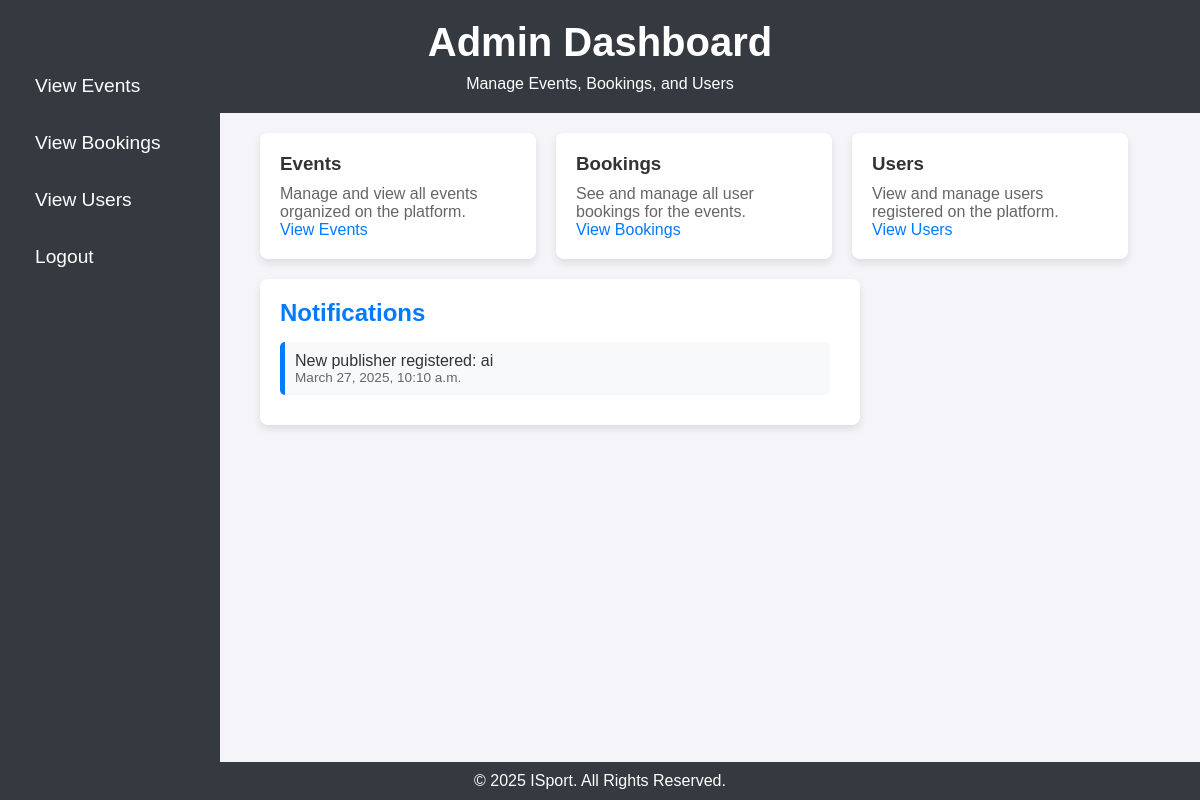
The page /adminhome on the database as committed earlier.
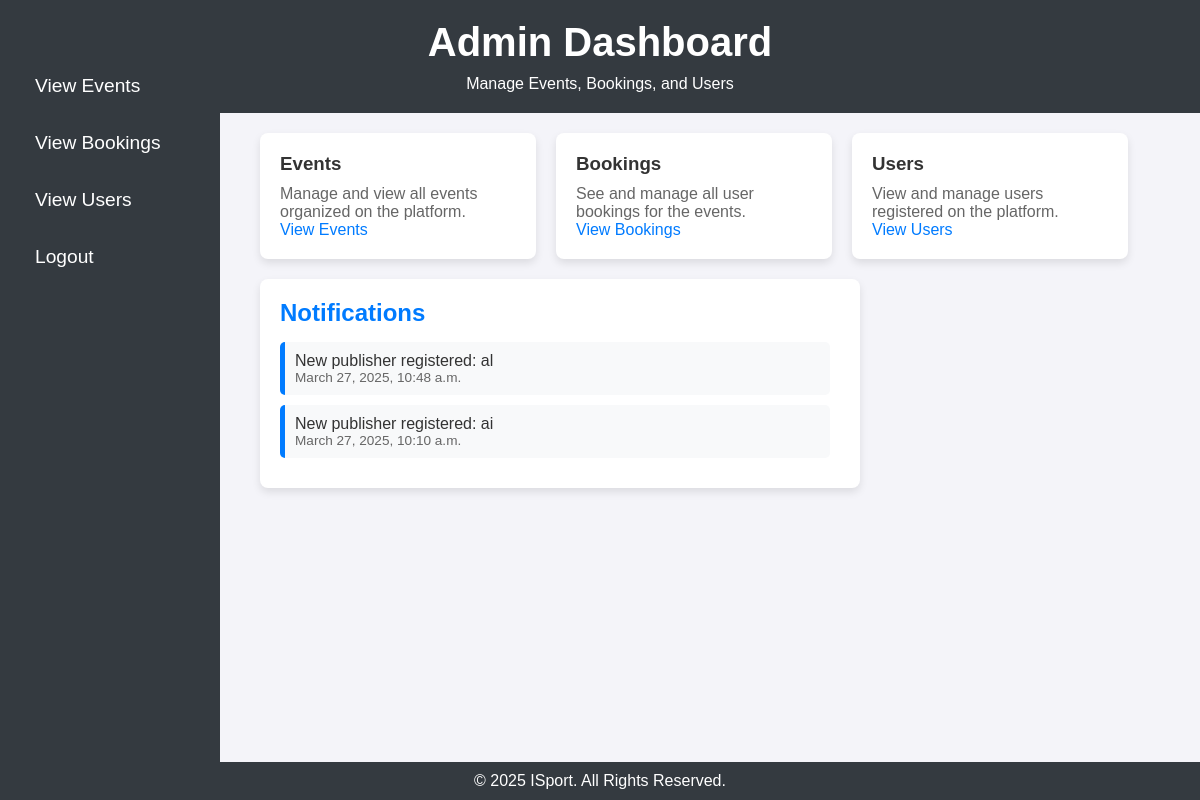
The same page on the database as committed later.
### app/models.py (models this page shows)
class AdminNotification(models.Model):
    message = models.TextField()
    is_read = models.BooleanField(default=False)
    timestamp = models.DateTimeField(auto_now_add=True)

### app/views.py (the view)
# urls.py: path('adminhome',views.adminhome,name='adminhome'),
def adminhome(request):
    notifications = AdminNotification.objects.filter(is_read=False).order_by('-timestamp')
    return render(request, 'admin/admin_home.html', {'notifications': notifications})

### templates/admin/admin_home.html (shortened to what this page needs)
<!DOCTYPE html>
<html lang="en">
<head>
</head>
<body>
    <header>
        <h1>Admin Dashboard</h1>
        <p>Manage Events, Bookings, and Users</p>
    </header>
    <nav>
        <a href="../adminview_events">View Events</a>
        <a href="../adminbookings">View Bookings</a>
        <a href="../viewusers">View Users</a>
        <a href="../logout">Logout</a>
    </nav>
    <main>
        <div class="container">
            <div class="card">
                <h3>Events</h3>
                <p>Manage and view all events organized on the platform.</p>
                <a href="../adminview_events" style="color: #007bff; text-decoration: none;">View Events</a>
            </div>
            <div class="card">
                <h3>Bookings</h3>
                <p>See and manage all user bookings for the events.</p>
                <a href="../adminbookings" style="color: #007bff; text-decoration: none;">View Bookings</a>
            </div>
            <div class="card">
                <h3>Users</h3>
                <p>View and manage users registered on the platform.</p>
                <a href="../adminview_users" style="color: #007bff; text-decoration: none;">View Users</a>
            </div>
        </div>
        <div class="notification-card">
            <h3>Notifications</h3>
            <div class="notification-container">
                {% for notification in notifications %}
                    <div class="notification">
                        <p>{{ notification.message }}</p>
                        <p class="timestamp">{{ notification.timestamp }}</p>
                    </div>
                {% empty %}
                    <p>No new notifications</p>
                {% endfor %}
            </div>
        </div>
    </main>
    <footer>
        <p>&copy; 2025 ISport. All Rights Reserved.</p>
    </footer>
</body>
</html>

Rows that differ between the two databases and show on the page:
added AdminNotification: message "New publisher registered: al", timestamp "March 27, 2025, 10:48 a.m."
